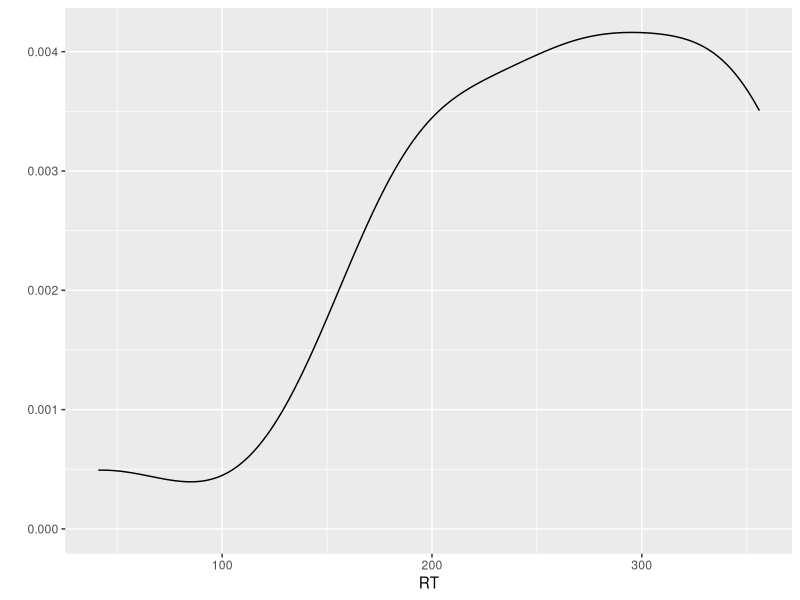

Here is the R script that generated this plot: (Note: this script raises an error after producing the figure.)
# Hausaufgabe 09
# Anna Rysop <rysop@students.uni-marburg.de>
# 2014-05-14
# Dieses Werk ist lizenziert unter einer CC-BY-NC-SA Lizenz.


# Die nächsten Punkte sollten langsam automatisch sein...
# 1. Kopieren Sie diese Datei in Ihren Ordner (das können Sie innerhalb RStudio machen 
#    oder mit Explorer/Finder/usw.) und öffnen Sie die Kopie. Ab diesem Punkt arbeiten 
#    Sie mit der Kopie. Die Kopie bitte `hausaufgabe09.R` nennen und nicht `Kopie...`
# 2. Sie sehen jetzt im Git-Tab, dass der neue Ordner als unbekannt (mit gelbem Fragezeichen)
#    da steht. Geben Sie Git Bescheid, dass Sie die Änderungen im Ordner verfolgen möchten 
#    (auf Stage klicken). Die neue Datei steht automatisch da.
# 3. Machen Sie ein Commit mit den bisherigen Änderungen (schreiben Sie eine sinnvolle 
#    Message dazu -- sinnvoll bedeutet nicht unbedingt lang) und danach einen Push.
# 4. Ersetzen Sie meinen Namen oben mit Ihrem. Klicken auf Stage, um die Änderung zu merken.
# 5. Ändern Sie das Datum auf heute. (Seien Sie ehrlich! Ich kann das sowieso am Commit sehen.)
# 6. Sie sehen jetzt, dass es zwei Symbole in der Status-Spalte gibt, eins für den Zustand 
#    im *Staging Area* (auch als *Index* bekannt), eins für den Zustand im Vergleich zum 
#    Staging Area. Sie haben die Datei modifiziert, eine Änderung in das Staging Area aufgenommen,
#    und danach weitere Änderungen gemacht. Nur Änderungen im Staging Area werden in den Commit aufgenommen.
# 7. Stellen Sie die letzten Änderungen auch ins Staging Area und machen Sie einen Commit 
#    (immer mit sinnvoller Message!).
# 8. Vergessen Sie nicht am Ende, die Lizenz ggf. zu ändern!

# Um einiges leichter zu machen, sollten Sie auch die
# Datei punnkt_rt.tab aus dem Data-Ordner kopieren, stagen und commiten. Sie
# müssen ggf. Ihr Arbeitsverzeichnis setzen, wenn R die .tab-Datei nicht finden
# kann: 
# Session > Set Working Directory > Source File Location

# (Im folgenden müssen Sie die Code-Zeilen wieder aktiv setzen -- ich habe sie
# vorläufig auskommentiert, damit der Output beim ersten Beispiel sehr
# überschaubar war.)

# Weil wir uns immer die Daten auch grafisch anschauen, laden wir jetzt schon ggplot
library(ggplot2)
# car laden wir auch für später
library(car)
# car steht übrigens für "Companion to Appled Regression"

# und danach die Daten:
rt <- read.table("punkt_rt.tab",header=TRUE) 
# Die Daten sind Reaktionszeiten von zwei Versuchspersonen auf einen weißen
# Punkt auf einem schwarzen Bildschirm. Die Verzögerung (delay) zwischen Trials
# (Läufen) war zufällig und mitaugenommen. 

# (Wie würden Sie abschneiden? Wenn Sie wollen, können Sie das Experiment (im
# Data-Ordner) mit Hilfe der open source Software OpenSesame
# (http://osdoc.cogsci.nl/) auch zu Hause ausführen!)

# Wir schauen uns erst mal eine Zusammenfassung der Daten an:
# print(summary(rt))

# Wir sehen sofort, dass R die Variabel "subj" als numerische Variable
# behandelt hat, obwohl sie eigentlich kategorisch ist. Das müssen wir ändern:
# rt$subj <- as.factor(rt$subj)
# 
rt.plot <- qplot(x=RT,color=subj,fill=subj,data=rt, geom="density",alpha=I(0.3))
print(rt.plot)

# Haben die Daten der beiden Gruppen -- die wiederholten Messwerte der einzelnen
# Probanden bilden ja Gruppen -- homogene Varianz? Bevor Sie irgendwelche Tests 
# ausführen, schauen Sie sich nochmal die Grafik an. Haben beide Verteilungen in
# etwa die gleiche Streuung, auch wenn sich die Modalwerte (grafisch: höchste 
# Gipfel) unterscheiden? Sind die Gruppen beide normal verteilt? Hier müssen Sie
# keine Antwort geben, aber Sie sollten schon auf ein Stück Schmierpapier schreiben,
# was Sie da denken. Sie können dann nämlich sich selber nicht täuschen, dass
# Sie von vorneherein etwas behaupten haben.

# Berechnen Sie jetzt den F-Test:
#print var.test(rt$RT~rt$subj)
#oder: rt.bw <- rt[rt$subj == "1" | rt$subj == "2",c("subj","RT")]
# var.test(rt.bw$RT~rt.bw$subj)
# oder var.test(rt.subj.1,rt.subj.2) , bei vorherigem Bestimmen von: > rt.subj.1 <- rt[rt$subj == "1","RT"] und > rt.subj.2 <- rt[rt$subj == "2","RT"]

# Sind die Varianzen homogen? Vergessen Sie nicht, dass die Nullhypothese beim
# F-Test "Varianzen Ungleich" ist.

# Berechenen Sie den Levene Test:
#print(leveneTest(rt$RT~rt$subj))

# Sind die Varianzen homogen? Vergessen Sie nicht, dass die Nullhypothese beim
# Levene Test "Varianzen Gleich" ist.

# Für heterogene Varianzen haben wir eine Variante des  t-Tests gesehen, die
# eine Korrektur der Freiheitsgerade macht. Bei homogener Varianz sollten beide
# Variante ähnliche bzw. (fast) gleiche Ergebnisse liefern. Ist das hier der
# Fall?
# two.sample <- t.test(rt.subj.1,rt.subj.2,var.equal=TRUE)
# welch <- t.test(rt.subj.1,rt.subj.2)

# print(two.sample)
# print(welch)

# Das Ergebnis der verschiedenen Test-Funktionen in R ist übrigens eine Liste.
# Wir können das ausnutzen, um zu schauen, ob es einen Unterschied zwischen den
# beiden Testverfahren gab. Wenn die Varianz homogen war, sollten wir keinen
# Unterschied sehen:
# t.diff <- welch$statistic - two.sample$statistic
# print(paste("Die Differenz zwischen den beiden t-Werten ist",t.diff,"."))
#[1] "Die Differenz zwischen den beiden t-Werten ist 0 ."

# Sind die Daten normal verteilt? Wir berechnen Sie den Shapiro Test für erste Versuchsperson:
# shapiro <- shapiro.test(rt[rt$subj==1,"RT"])
# 
# print(shapiro)

# Wir können auch "Entscheidungen" im Code treffen. Die Syntax dafür ist wie
# folgt -- die runden und geschweiften Klammern sind alle sehr wichtig!
# if (shapiro$p.value > 0.05){
#   print("Shapiro's test insignikant, die Daten sind normal verteilt.")
# }else{
#   print("Shapiro's test signikant, die Daten sind nicht normal verteilt.")
# }
#"Shapiro's test insignifikant, die Daten sind normal verteilt."

# Berechnen Sie Shapiro's Test für die andere Versuchsperson und drücken Sie mit
# einem if-Block aus, ob die Daten normal verteilt sind.

# shapiro2 <- shapiro.test(rt[rt$subj==2,"RT"])
# print(shapiro2)
# if (shapiro2$p.value > 0.05){print("Shapiro's test insignifikant, die Daten sind normal verteilt.")}else{print("Shapiro's test signifikant, die Daten sind nicht normal verteilt.")}

# Wir haben auch Transformationen bei schiefen Datenverteilungen angesprochen.
# Die logaritmische Verteilung ist ziemlich beliebt bei Reaktionszeitsdaten.

# rt$logRT <- log(rt$RT)
# print(summary(rt$logRT))
# logrt.plot <- qplot(x=rt$logRT,color=subj,fill=subj,data=rt,geom="density",alpha=I(0.03))
# print(logrt.plot)

# Sieht die Verteilung besser aus? Sind die Varianzen "homogener" geworden? 
# Berechnen Sie den F-Test und den Levene-Test für die logaritmisch skalierten 
# Daten. Nach jedem Test sollten Sie auch programmatisch (=durch if-Blöcke)
# ausdrücken, ob die Varianzen homogen sind.

# var.test(rt$logRT~rt$subj)
# print(leveneTest(rt$logRT~rt$subj))

# Sind die Daten "normaler" gewordern? Berechnen Sie den Shapiro-Test für beide 
# Gruppen. Nach jeder Gruppe sollten Sie auch programmatisch (=durch if-Blöcke)
# ausdrücken, ob die Daten normal verteilt sind. 
# (Für die fortgeschrittenen: hier könnte man auch eine for-Schleife nutzen...)

# CODE_HIER
shapiro.log.1 <- shapiro.test(rt[rt$subj==1,"logRT"])
print(shapiro.log.1)
shapiro.log.2 <- shapiro.test(rt[rt$subj==2,"logRT"])
print(shapiro.log.2)

# Hat die logarithmische Transformation insgesamt geholfen? Berechnen Sie zum
# Schluss den (Welch) t-Test für die logarithmischen Daten. Bekommen Sie das
# gleiche Ergebnisse wie bei den Ausgangsdaten?

# CODE_HIER